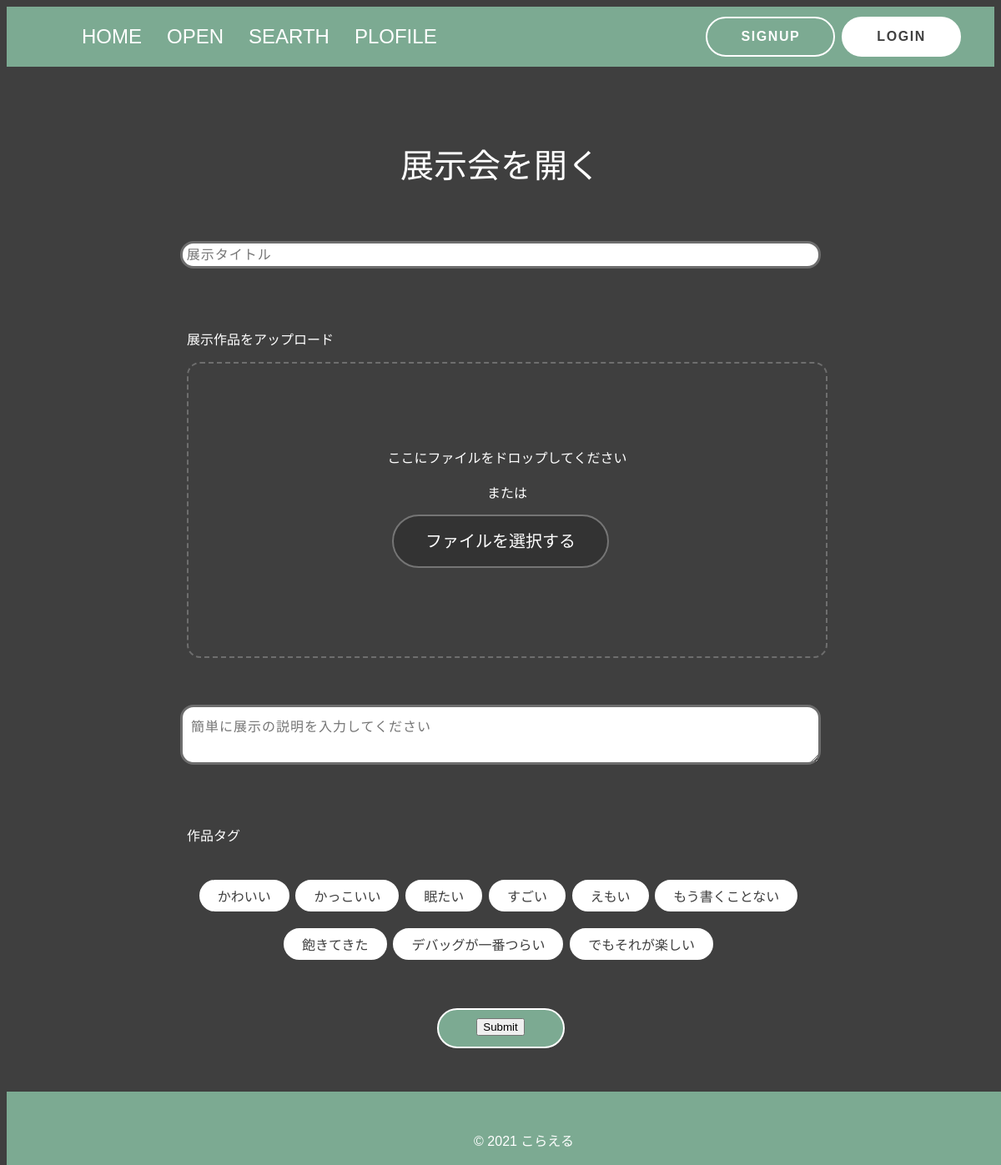
The page /post/open (signed in) on the database as committed earlier.
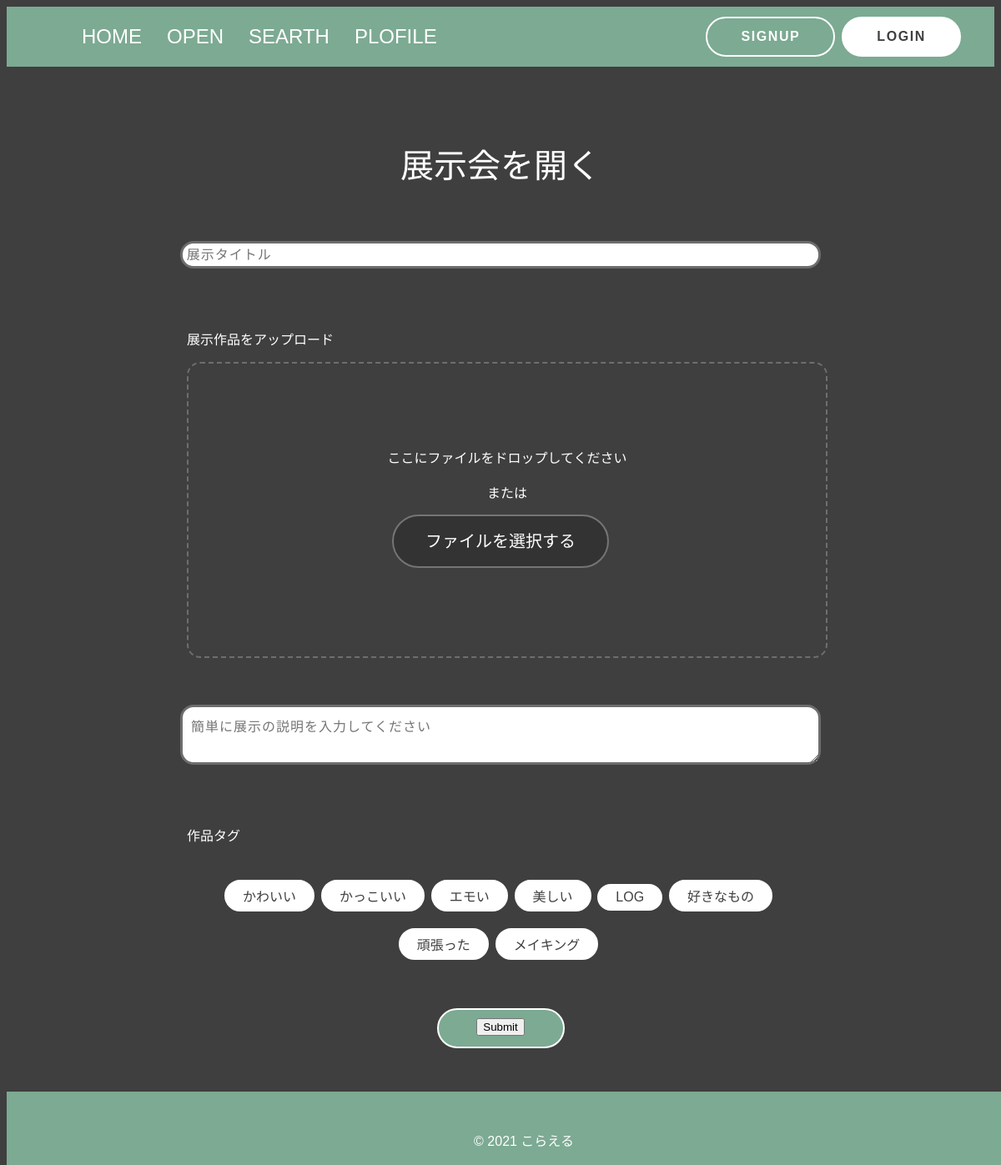
The same page on the database as committed later.
### post/models.py (models this page shows, shortened)
class Tag(models.Model):
    name = models.CharField('タグ', max_length=50)
    id = models.UUIDField(verbose_name='タグID',primary_key=True, default=uuid.uuid4, editable=False)

### post/views.py (the view)
# urls.py: path('open',views.open,name = 'open'),
@login_required
def open(request):
    if request.method == "POST":
        form = PostCreateForm(request.POST)
        if form.is_valid():
            post_id = form.save()
            portfolio_images = request.FILES.getlist('image', False)
            for image in portfolio_images:
                image_instance = Image(
                    image = image,
                    post = post_id
                )
                image_instance.save()
            return redirect('post:ranking')
    else:#GETの時
        context = {
            'user':request.user,
            "tags":Tag.objects.all(),
            "posts":Post.objects.all(),
            "images":Image.objects.all(),
        }
    return render(request, 'post/open.html', context)

### templates/post/open.html (shortened to what this page needs)
{% load static %}
{% block link %}
<link rel="stylesheet" href="https://unpkg.com/ress/dist/ress.min.css" />
<link rel="stylesheet" type="text/css" href="{% static 'css/grobal.css' %}" />
<link rel="stylesheet" type="text/css" href="{% static 'css/open.css' %}" />
{% endblock %}
<!DOCTYPE html>
<html lang="ja">
  <head>
    <link
      href="https://use.fontawesome.com/releases/v5.6.1/css/all.css"
      rel="stylesheet"
    />
  </head>
  <body>
    <header>
      <nav class="pc-nav">
        <ul class="pc-nav-menu">
          <li class="home"><a href="../home">HOME</a></li>
          <li><a href="">OPEN</a></li>
          <li><a href="ranking">SEARTH</a></li>
          <li><a href="../account/profile">PLOFILE</a></li>
        </ul>
      </nav>
      <a href="../account/signup" class="btn btn-signup">SIGNUP</a>
      <a href="../account/login" class="btn btn-login">LOGIN</a>
    </header>
    <div class="container">
    <h1 class="open-title">展示会を開く</h1>
    <form enctype="multipart/form-data" action="{% url 'post:open' %}" method="POST">
    <div class="title">
    <label class="ef">
      <input type="text" name="title" placeholder="展示タイトル" required>
    </label>
    </div>
    <p>展示作品をアップロード</p>
    <div id="upFileWrap">
    <div id="inputFile">
      <p id="dropArea">ここにファイルをドロップしてください<br><br>または</p>
      <br>
      <div id="inputFileWrap">
        <div id="btnInputFile"><span>ファイルを選択する</span></div>
      </div>
  </div>
    <div class="explanation">
      <label class="el">
        <textarea name="content" rows="2" cols="10" wrap="hard" maxlength="200" placeholder="簡単に展示の説明を入力してください" required></textarea>
      </label>
    </div>
    <p class="workstag">作品タグ</p>
    <div class="tag-space">
      {% for tag in tags %}
        <label class="tag"><input type="checkbox" value= {{tag.id}} name="tag"><span>{{ tag.name }}</span></label>
      {% endfor %}
    </div>
    <a class="btn btn-submit"><input type="submit"></a>
  </div>
</form>
</div>
      <footer>
        <ul class="footer-menu">
          <p class="footer-text">© 2021 こらえる</p>
        </ul>
      </footer>
  </body>
</html>

### static/css/grobal.css (style rules this page uses)
body { font-family: "Noto Sans JP", sans-serif, 游ゴシック体, YuGothic, 游ゴシック, "Yu Gothic", "Hiragino Kaku Gothic ProN", "Hiragino Sans", メイリオ, sans-serif; background-color: #3f3f3f; color: #ffffff; }
body, #wrapper { display: flex; flex-direction: column; min-height: 100vh; }
header { margin: 0 auto; display: flex; justify-content: space-between; height: 72px; width: 100%; align-items: center; background-color: #7caa92; font-size: 24px; }
li.home { margin-left: 40px; }
.pc-nav { margin-right: auto; }
nav ul { display: flex; justify-content: flex-start; align-items: center; flex-wrap: wrap; }
nav ul li { margin-right: 1rem; list-style: none; }
nav ul li a { display: block; padding: 10px; color: #fff; text-decoration: none; font-weight: 500; }
.pc-nav .pc-nav-menu a { position: relative; }
.pc-nav .pc-nav-menu a::after { position: absolute; left: 0; bottom: -8px; display: block; content: ""; width: 0%; height: 3px; background: #fff; transition: all 0.2s cubic-bezier(0.455, 0.03, 0.515, 0.955); }
footer { width: 100%; height: 88px; background-color: #7caa92; color: #ffffff; padding-right: 120px; font-size: 16px; padding: 30px 0; position: absolute; bottom: 0; margin-top: auto; position: fixed; }
p.footer-text { text-align: center; font-size: 16px; margin: 0 auto; }
*, *:before, *:after { -webkit-box-sizing: inherit; box-sizing: inherit; }
html { -webkit-box-sizing: border-box; box-sizing: border-box; font-size: 62.5%; }
.btn, a.btn, button.btn { font-size: 1.6rem; font-weight: 700; line-height: 1.5; position: relative; display: inline-block; padding: 1rem 4rem; cursor: pointer; -webkit-user-select: none; -moz-user-select: none; -ms-user-select: none; user-select: none; -webkit-transition: all 0.3s; transition: all 0.3s; text-align: center; vertical-align: middle; text-decoration: none; letter-spacing: 0.1em; color: #212529; border-radius: 0.5rem; }
a.btn-signup { border: 2px solid #ffffff; border-radius: 70px; background: #7caa92; color: #ffffff; }
a.btn-login { border: 2px solid #ffffff; border-radius: 70px; background: #fff; margin-right: 40px; margin-left: 8px; color: #3f3f3f; }

### static/css/open.css (style rules this page uses)
* { box-sizing: border-box; }
.container { width: 100%; width: 768px; margin: 0 auto; padding: 60px 0; }
.open-title { font-size: 40px; font-weight: 500; margin-bottom: 64px; text-align: center; }
.title { position: relative; width: 100%; }
.title input[type="text"] { font-size: 16px; box-sizing: border-box; margin-bottom: 64px; width: 768px; padding: 0.3em; transition: 0.3s; letter-spacing: 1px; color: #7caa92; border: 3px solid #6d6d6d; border-radius: 16px; }
#inputFile { position: relative; padding: 180px 0 100px; text-align: center; }
#dropArea { position: absolute; top: 0; left: 0; width: 100%; height: 100%; padding: 100px 0 0; border: 2px dashed #6e6e6e; border-radius: 16px; background: rgba(22, 165, 191, 0); transition: all 0.25s cubic-bezier(0.21, 0.51, 0.51, 1); }
#inputFileWrap { position: relative; display: inline-block; }
#btnInputFile, #btnChangeFile { display: table; }
#btnInputFile span, #btnChangeFile span { position: relative; z-index: 2; display: table-cell; width: 260px; height: 64px; border: 2px solid #757575; border-radius: 70px; background: #333; text-decoration: none; color: #fff; line-height: 1; font-weight: 500; font-size: 20px; vertical-align: middle; }
textarea { padding: 10px; margin: 64px 0; height: calc(1.5em * 3); border-radius: 16px; border: 3px solid #6d6d6d; width: 768px; font-size: 16px; transition: 0.3s; letter-spacing: 1px; color: #7caa92; }
.tag-space { text-align: center; margin-bottom: 48px; }
p.workstag { margin-bottom: 32px; font-size: 16px; }
label.tag { margin-right: 5px; }
label.tag span { color: #3f3f3f; background-color: #ffffff; font-size: 16px; border: 2px solid #ffffff; border-radius: 20px; padding: 5px 20px; display: inline-block; margin: 10px 0; }
p { font-size: 16px; margin: 8px; }
a.btn-submit { width: 153px; height: 48px; border: 2px solid #ffffff; border-radius: 70px; background: #7caa92; color: #ffffff; display:block; margin: 0 auto; margin-bottom: 72px; }

Rows that differ between the two databases and show on the page:
removed Tag: name "眠たい"
removed Tag: name "すごい"
removed Tag: name "えもい"
removed Tag: name "もう書くことない"
removed Tag: name "飽きてきた"
removed Tag: name "デバッグが一番つらい"
removed Tag: name "でもそれが楽しい"
added Tag: name "エモい"
added Tag: name "美しい"
added Tag: name "LOG"
added Tag: name "好きなもの"
added Tag: name "頑張った"
added Tag: name "メイキング"
